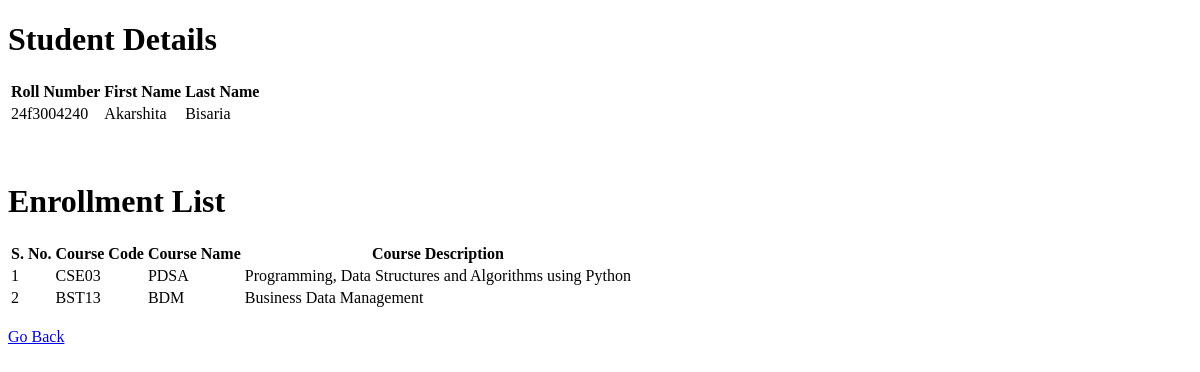
/student/15, run on the app's committed database.
### app.py (models this page shows, shortened)
class Student(db.Model):
    __tablename__ = 'student'
    student_id = db.Column(db.Integer, primary_key=True, autoincrement=True)
    roll_number = db.Column(db.String(50), unique=True, nullable=False)
    first_name = db.Column(db.String(100), nullable=False)
    last_name = db.Column(db.String(100))
    enrollments = db.relationship('Enrollment', backref='student', cascade="all, delete-orphan")

class Course(db.Model):
    __tablename__ = 'course'
    course_id = db.Column(db.Integer, primary_key=True, autoincrement=True)
    course_code = db.Column(db.String(20), unique=True, nullable=False)
    course_name = db.Column(db.String(100), nullable=False)
    course_description = db.Column(db.String(255))
    enrollments = db.relationship('Enrollment', backref='course', cascade="all, delete-orphan")

### app.py (the view)
@app.route('/student/<int:student_id>', methods=['GET'])
def student_detail(student_id):
    courses, cids = [], []
    student = Student.query.get(student_id)
    enrollments = Enrollment.query.filter_by(estudent_id=student_id).all()
    for enrollment in enrollments:
        cids.append(enrollment.ecourse_id[-1])
    for cid in cids:
        course = Course.query.filter_by(course_id=cid).first()
        if course:
            courses.append(course)
    return render_template('student_detail.html', roll_no=student.roll_number, first_name=student.first_name, last_name=student.last_name, courses=courses)

### templates/student_detail.html (shortened to what this page needs)
<!DOCTYPE html>
<html>
  <head>
	<link rel="stylesheet" href="{{ url_for('static', filename='student_detail_style.css') }}">
  </head>
  <body>
	<h1>Student Details</h1>
	<table id = "personal-details">
		<tr>
			<th>Roll Number</th>
			<th>First Name</th>
			<th>Last Name</th>
		</tr>
		<tr>
			<td>{{roll_no}}</td>
			<td>{{first_name}}</td>
			<td>{{last_name}}</td>
		</tr>
	</table>
	<br><br>
	<h1>Enrollment List</h1>
	<table id = "enroll-table">
		<tr>
			<th>S. No.</th>
			<th>Course Code</th>
			<th>Course Name</th>
			<th>Course Description</th>
		</tr>
		{% for course in courses %}
		<tr>
			<td>{{loop.index}}</td>
			<td>{{course['course_code']}}</td>
			<td>{{course['course_name']}}</td>
			<td>{{course['course_description']}}</td>
		</tr>
		{% endfor %}
	</table>
	<br><a href="{{ url_for('home') }}" type="button">Go Back</a>
  </body>
</html>

### data on the page
Student: roll_number "24f3004240", first_name "Akarshita", last_name "Bisaria"
Course: course_code "CSE03", course_name "PDSA", course_description "Programming, Data Structures and Algorithms using Python"
Course: course_code "BST13", course_name "BDM", course_description "Business Data Management"
